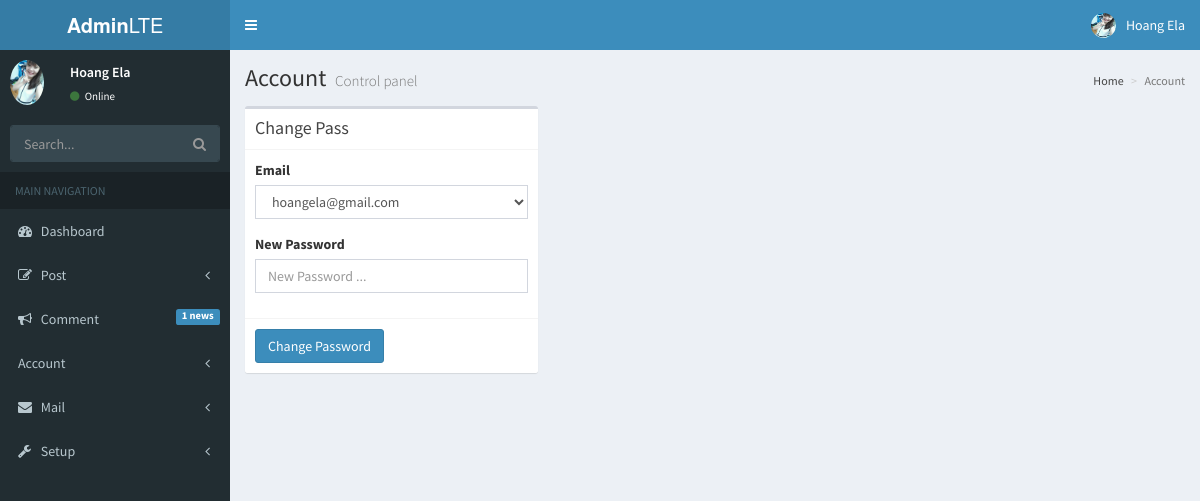
Page /basend/admin/index.php?menu=account&account=pass (signed in) on the committed database.
### tables this page shows
CREATE TABLE IF NOT EXISTS `account` (
  `id` int(11) NOT NULL,
  `username` varchar(50) NOT NULL,
  `password` varchar(50) NOT NULL,
  `name` varchar(100) NOT NULL,
  `sex` tinyint(1) NOT NULL,
  `address` varchar(100) NOT NULL,
  `phone` varchar(12) NOT NULL,
  `mail` varchar(100) NOT NULL,
  `date` date NOT NULL,
  `type_account` tinyint(1) NOT NULL,
  `date_register` date NOT NULL,
  `active` tinyint(1) NOT NULL,
  `key` varchar(50) NOT NULL,
  `online` tinyint(1) NOT NULL,
  `avatar` varchar(1000) NOT NULL,
  PRIMARY KEY (`id`),
  UNIQUE KEY `username` (`username`)
);

### basend/admin/controls/account_control.php (called while the page is built, shortened)
<?php
	require_once('models/account_model.php');
	class Account_Control
	{
		function List_Account()
		{
			$model = new Account_Blog();
			return $model->List_Account();
		}
		function Info_Account($id)
		{
			$model = new Account_Blog();
			return $model->Info_Account($id);
		}
	}
?>

### basend/admin/models/connect.php (called while the page is built, shortened)
<?php
	class Connect
	{
		function connect()
		{
			$this->mysqli = mysqli_connect("localhost","peterdinh018","","c9") or die("connect die");
			mysqli_set_charset ( $this->mysqli , "uft-8" );
			return $this->mysqli;
		}
	}
?>

### basend/admin/models/account_model.php (called while the page is built, shortened)
<?php
	require_once('connect.php');
	class Account_Blog
	{
		function List_Account()
		{
			$mysqli = new Connect();
			return mysqli_query($mysqli->connect(), "select * from account order by id desc");
		}
		function Info_Account($id)
		{
			$mysqli = new Connect();
			$x = mysqli_query($mysqli->connect(),"select * from account where id='$id'");
			$array = $x->fetch_array();
			return $array;
		}
	}
?>

### basend/admin/controls/comment_control.php (called while the page is built, shortened)
<?php
	require_once('models/comment_model.php');
	class Comment_Control
	{
		function Count_Comment_New()
		{
			$model = new Comment_Blog();
			return $model->Count_Comment_New();
		}
	}
?>

### basend/admin/models/comment_model.php (called while the page is built, shortened)
<?php
	require_once('connect.php');
	class Comment_Blog
	{
		function Count_Comment_New()
		{
			$mysqli = new Connect();
			$x =  mysqli_query($mysqli->connect(), "select * from comment where see = 0");
			return mysqli_num_rows($x);
		}
	}
?>

### basend/admin/views/blocks/account.php (called while the page is built, shortened)
<?php
	$menu = new Menu_Blog();
	$menu->set_Menu_Account();
?>

### basend/admin/views/blocks/account/change_pass.php (the view, shortened to what this page needs)
<?php
	require_once('controls/account_control.php');
	$account = new Account_Control();
	$list_account = $account->List_Account();
?>
 <section class="content">
	<div class="row">
	<form role="form" method="post" enctype="multipart/form-data">
	  <div class="col-md-4">
	  	<div class="box">
	  		<div class="box-header with-border">
			  	<h3 class="box-title">Change Pass</h3>
			</div>
			<div class="box-body">
				<div class="form-group">
				  <label>Email</label>
				  <select class="form-control"  name="mail" >
				  <?php
					  	while($row = $list_account->fetch_array())
						{
					  ?>
					<option value="<?php echo $row['mail']; ?>"  ><?php echo $row['mail']; ?></option>
					<?php } ?>
				  </select>
				</div>
				<div class="form-group">
				  <label for="pass">New Password</label>
				  <input type="text" name="pass_new" class="form-control" placeholder="New Password ...">
				</div>
			</div>
			<div class="box-footer">
			  <button type="submit" name="change_pass" class="btn btn-primary">Change Password</button>
			</div>
		</div>
	</form>
</div>
</section>

### basend/admin/views/header.php (shortened to what this page needs)
<?php
	require_once('controls/account_control.php');
	$account = new Account_Control();
	$info = $account->Info_Account($_SESSION["id_user"]);
?>
 <header class="main-header">
  <a href="#" class="logo">
    <span class="logo-lg"><b>Admin</b>LTE</span>
  </a>
  <nav class="navbar navbar-static-top">
    <a href="#" class="sidebar-toggle" data-toggle="offcanvas" role="button">
    </a>
    <div class="navbar-custom-menu">
      <ul class="nav navbar-nav">
        <li class="dropdown user user-menu">
          <a href="#" class="dropdown-toggle" data-toggle="dropdown">
            <img src="<?php echo $info['avatar'] ?>" class="user-image" alt="User Image">
            <span class="hidden-xs"><?php echo $info['name'] ?></span>
          </a>
        </li>
      </ul>
    </div>
  </nav>
</header>

### basend/admin/views/menu.php (shortened to what this page needs)
<?php
	require_once('controls/account_control.php');
	require_once('controls/comment_control.php');
	$comment = new Comment_Control();
	$account = new Account_Control();
	$info = $account->Info_Account($_SESSION["id_user"]);
?>
 <aside class="main-sidebar">
  <section class="sidebar">
    <div class="user-panel">
      <div class="pull-left image">
        <img src="<?php echo $info['avatar'] ?>" class="img-circle" style="height: 45px;" alt="User Image">
      </div>
      <div class="pull-left info">
        <p><?php echo $info['name'] ?></p>
        <a href="#"><i class="fa fa-circle text-success"></i> Online</a>
      </div>
    </div>
    <form action="#" method="get" class="sidebar-form">
      <div class="input-group">
        <input type="text" name="q" class="form-control" placeholder="Search...">
            <span class="input-group-btn">
              <button type="submit" name="search" id="search-btn" class="btn btn-flat"><i class="fa fa-search"></i>
              </button>
            </span>
      </div>
    </form>
    <ul class="sidebar-menu">
      <li class="header">MAIN NAVIGATION</li>
      <li><a href="index.php?menu=home"><i class="fa fa-dashboard"></i> <span>Dashboard</span></a></li>
      <li class="treeview">
        <a href="#">
          <i class="fa fa-edit"></i> <span>Post</span>
          <span class="pull-right-container">
            <i class="fa fa-angle-left pull-right"></i>
          </span>
        </a>
      </li>
      <li><a href="index.php?menu=comment"><i class="fa fa-bullhorn"></i> <span>Comment</span><?php if($comment->Count_Comment_New() > 0){ $x = $comment->Count_Comment_New(); echo "<span class=\"label label-primary pull-right\">$x news</span>";} ?></a></li>
      <li class="treeview">
        <a href="#">
          <i class="ion ion-person-add"></i> <span>Account</span>
          <span class="pull-right-container">
            <i class="fa fa-angle-left pull-right"></i>
          </span>
        </a>
      </li>
      <li class="treeview">
        <a href="#">
          <i class="fa fa-envelope"></i>
          <span>Mail</span>
          <span class="pull-right-container">
            <i class="fa fa-angle-left pull-right"></i>
          </span>
        </a>
      </li>
      <li class="treeview">
        <a href="#">
          <i class="fa fa-wrench"></i>
          <span>Setup</span>
          <span class="pull-right-container">
            <i class="fa fa-angle-left pull-right"></i>
          </span>
        </a>
      </li>
    </ul>
  </section>
</aside>

### rows in the picture
account: avatar (picture), name "Hoang Ela"

### other values in the picture
$x "1"
$title->Title() "Account"
form field mail "hoangela@gmail.com"
